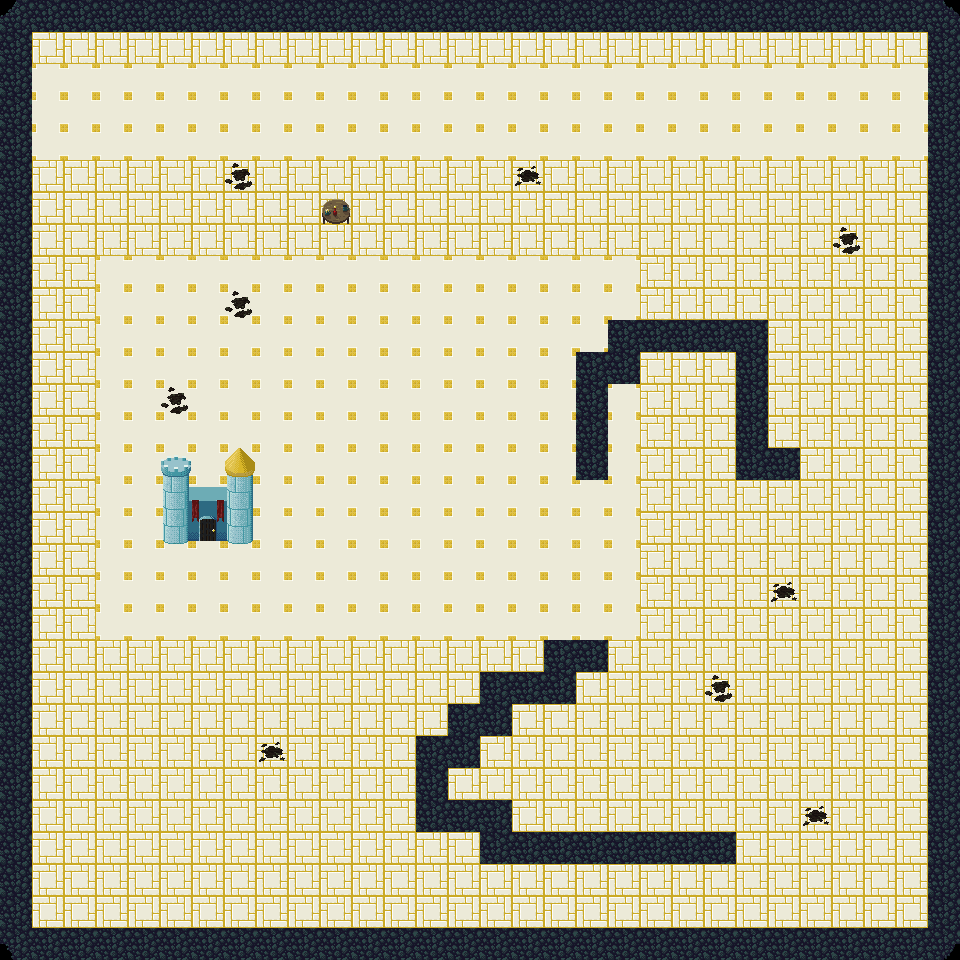

This game map was drawn from its Tiled (.tmx) file and the tilesets committed beside it. A one-line description and the trimmed map source follow:
An orthogonal 30x30 tile map with 32x32 px tiles, 2 tile layers (Слой тайлов 1, Слой тайлов 2).

<map version="1.9" tiledversion="1.9.2" orientation="orthogonal" renderorder="right-down" width="30" height="30" tilewidth="32" tileheight="32" infinite="0" nextlayerid="3" nextobjectid="1">
 <tileset firstgid="1" source="tiles.tsx" />
 <layer id="1" name="Слой тайлов 1" width="30" height="30">
  <data>[900 cells, 784 non-empty, 3 distinct tile ids]</data>
 </layer>
 <layer id="2" name="Слой тайлов 2" width="30" height="30">
  <properties>
   <property name="blocked" value="true" />
  </properties>
  <data>[900 cells, 171 non-empty, 17 distinct tile ids]</data>
 </layer>
</map>
